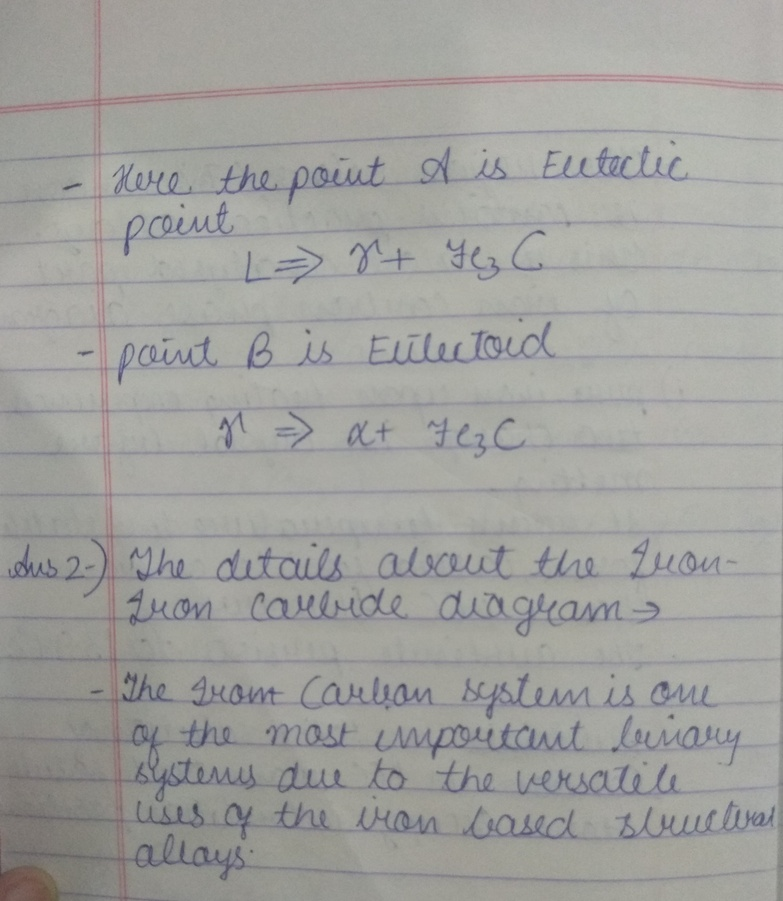
#> input picture image.jpg, 783 x 901 px, shrunk from 2957 x 3402 before the run, given in place of the camera
$ python cartoonise.py
#> lines starting #> are read from the running program, lines starting #| are printed output that depends on the picture; after the words box and inside, x2 and y2 are one past the last pixel; in counts of white or black regions, pixels touching at a corner belong together
import cv2
import numpy


#Initiating the camera
cap= cv2.VideoCapture(0)

#Infinite loop for capturing the frames
while(True):
	_,image1 = cap.read()
#> image1 is the input picture: shape (901, 783, 3); mean B, G, R 157.4, 160.5, 160.7

	image = cv2.cvtColor(image1,cv2.COLOR_BGR2GRAY)
	image = cv2.medianBlur(image,3)

	#Getting the edges of the image
	edges1 = cv2.Laplacian(image, -1,ksize=5)
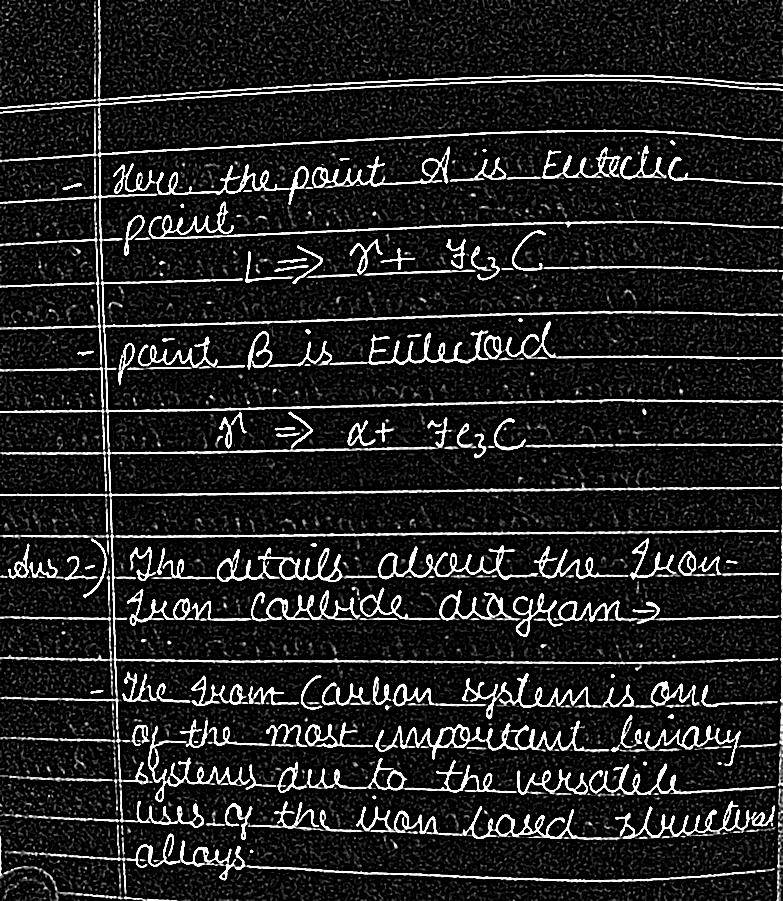
#> edges1: shape (901, 783); min 0, max 255, mean 33.6
	_,mask = cv2.threshold(edges1,50, 255, cv2.THRESH_BINARY_INV)
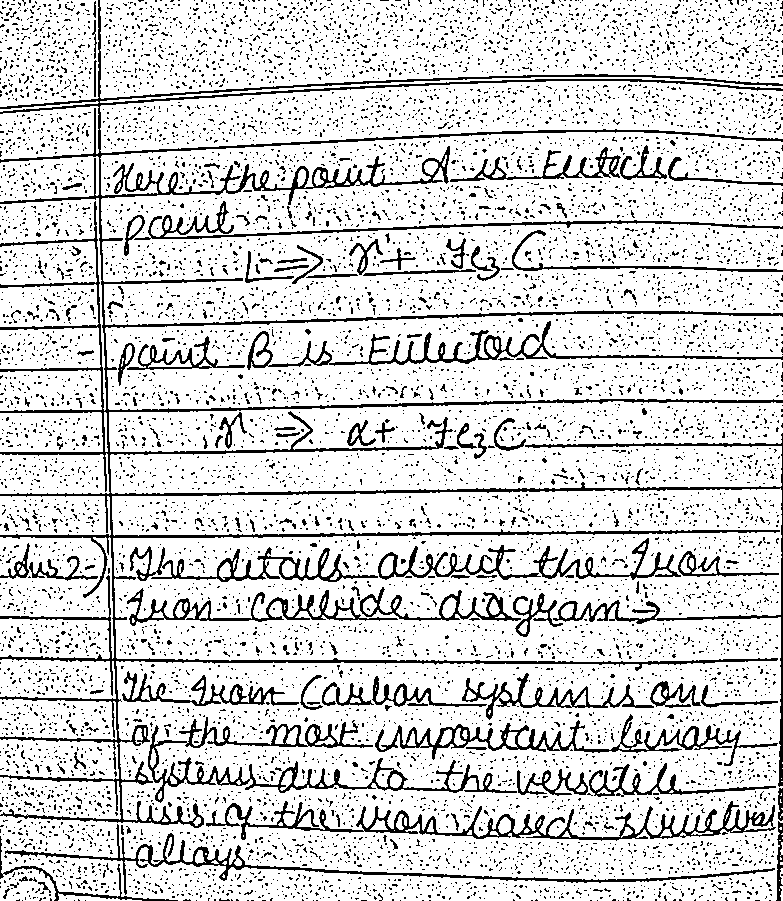
#> mask: shape (901, 783); 83.9% white; black in thin lines or dots
	for i in range(2):
		mask= cv2.medianBlur(mask,3)
#> this loop made 2 passes
#> pass 1, `mask= cv2.medianBlur(mask,3)`:
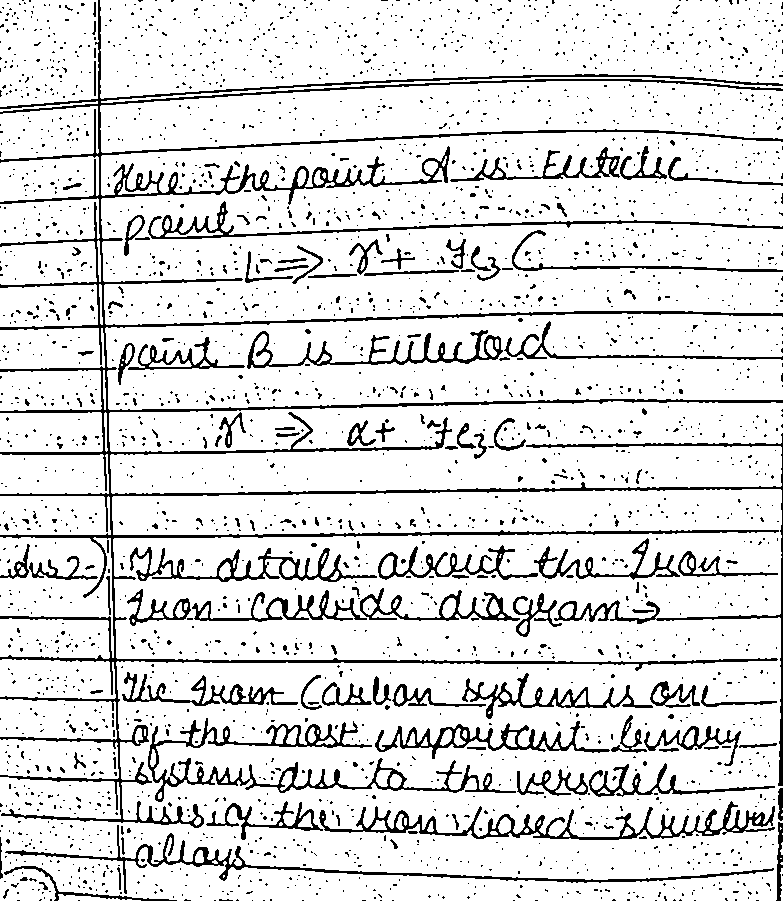
#> mask: shape (901, 783); 87.3% white; 2733 black regions (2563 under 20 px), largest, box (x1, y1, x2, y2) and area: (0, 0, 783, 828) 30284, (148, 718, 516, 802) 4290, (319, 801, 775, 840) 3591
#> pass 2, `mask= cv2.medianBlur(mask,3)`:
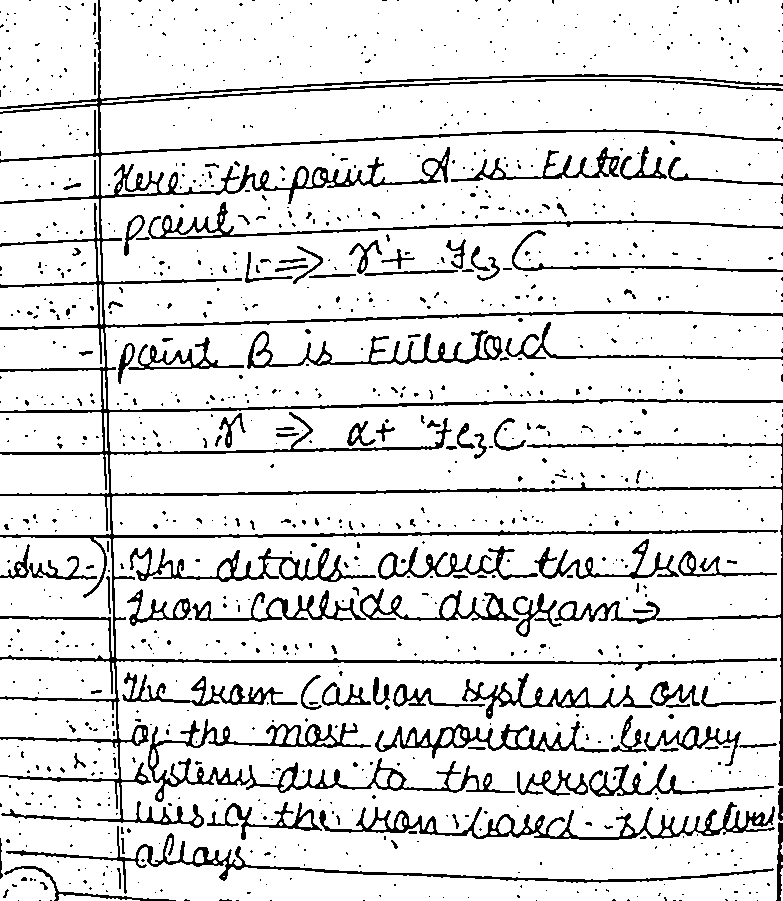
#> mask: shape (901, 783); 88.3% white; 1084 black regions (939 under 20 px), largest, box (x1, y1, x2, y2) and area: (0, 0, 783, 828) 30320, (148, 719, 515, 802) 4294, (319, 802, 775, 840) 3611

	kernel = numpy.ones((3,3),numpy.uint8)
	mask = cv2.erode(mask, kernel)
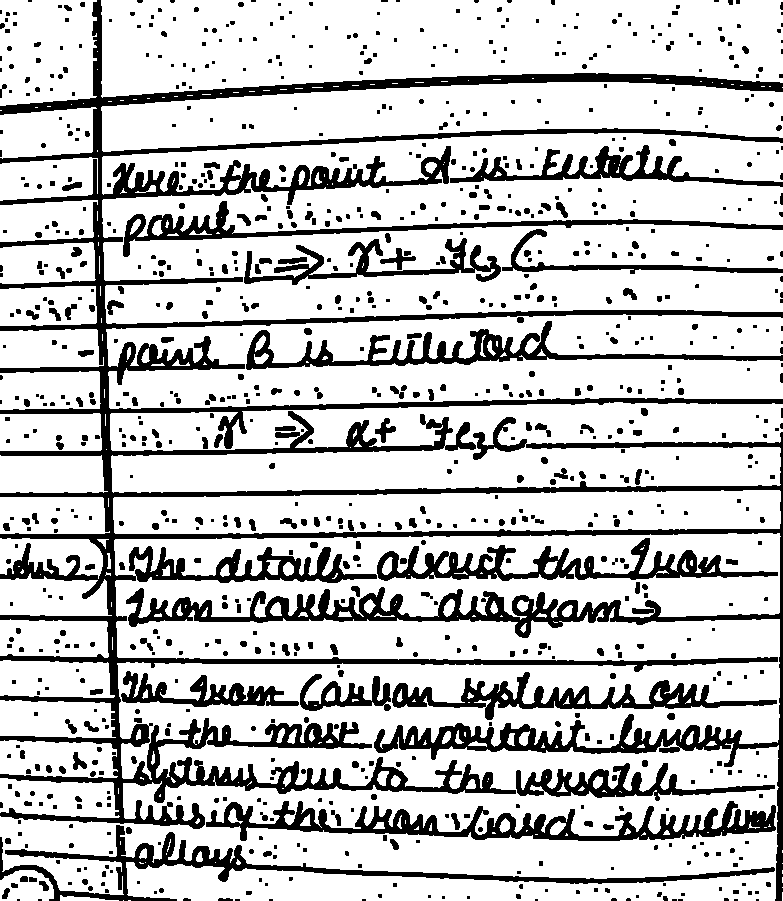
#> mask: shape (901, 783); 77.6% white; 938 black regions (504 under 20 px), largest, box (x1, y1, x2, y2) and area: (0, 0, 783, 901) 85940, (206, 801, 776, 841) 8077, (0, 825, 775, 901) 6687

	image_b, image_g, image_r = cv2.split(image1)

	final_b = cv2.bitwise_and(image_b, mask)
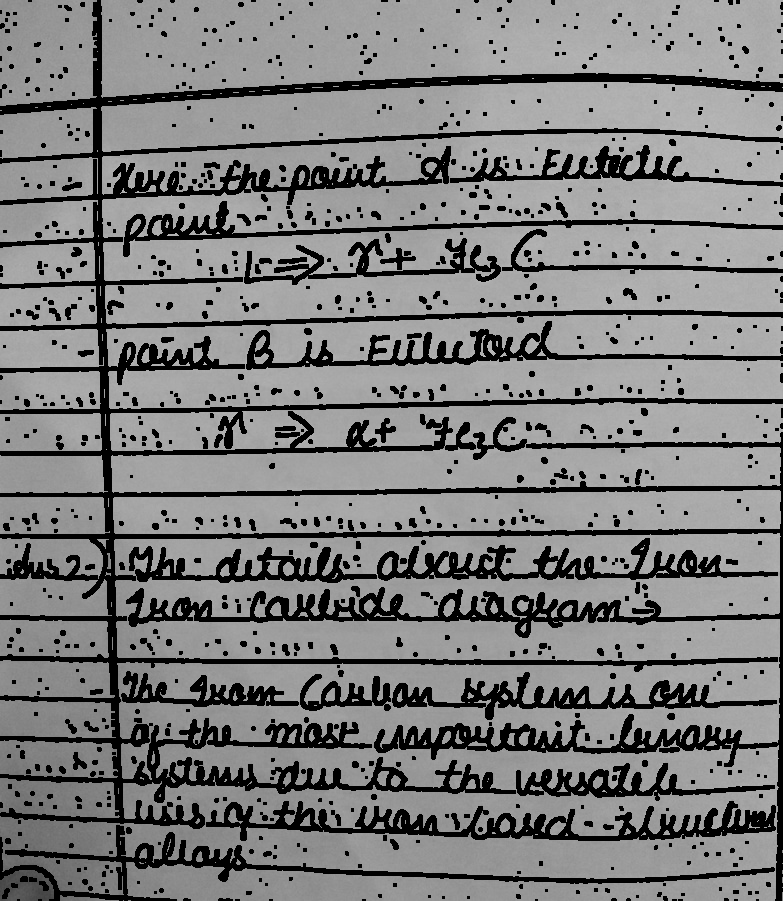
#> final_b: shape (901, 783); min 0, max 194, mean 124.7
	final_g = cv2.bitwise_and(image_g, mask)
	final_r = cv2.bitwise_and(image_r, mask)

	final = cv2.merge((final_b,final_g,final_r))

	cv2.imshow('cartoon',final)
	if(cv2.waitKey(3)==ord('q')):
#> (key q is pressed here)
		break

cap.release()
#> (the run stopped early here; a loop or call above may not have finished)
